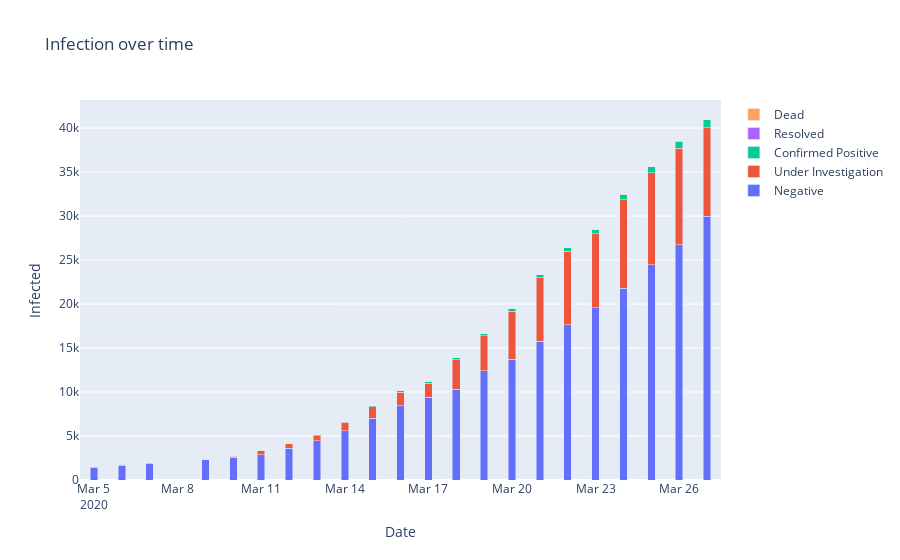

Source (notebook cell):
### Code cell
fig = go.Figure(data=[
    go.Bar(name='Negative', x=dates, y=negative),
    go.Bar(name='Under Investigation', x=dates, y=under),
    go.Bar(name='Confirmed Positive', x=dates, y=positive),
    go.Bar(name='Resolved', x=dates, y=resolved),
    go.Bar(name='Dead', x=dates, y=dead),
])
fig.update_layout(
    title_text='Infection over time', # title of plot
    xaxis_title_text='Date', # xaxis label
    yaxis_title_text='Infected', # yaxis label
    bargap=0.7, # gap between bars of adjacent location coordinates
    bargroupgap=0.1 # gap between bars of the same location coordinates
)
# Change the bar mode
fig.update_layout(barmode='stack')
fig.show()

with open('../plotly/ontario_infection.json', 'w') as f:
    f.write(fig.to_json())

### Figure 1 — Plotly figure (JSON) as saved in the notebook; plotly's stock layout.template omitted (floating-point values rounded to 4 significant figures)
{"data": [{"name": "Negative", "type": "bar", "x": ["2020-03-05", "2020-03-06", "2020-03-07", "2020-03-09", "2020-03-10", "2020-03-11", "2020-03-12", "2020-03-13", "2020-03-14", "2020-03-15", "2020-03-16", "2020-03-17", "2020-03-18", "2020-03-19", "2020-03-20", "2020-03-21", "2020-03-22", "2020-03-23", "2020-03-24", "2020-03-25", "2020-03-26", "2020-03-27"], "y": [1466, 1665, 1918, 2347, 2599, 2888, 3590, 4470, 5606, 7004, 8464, 9415, 10305, 12421, 13718, 15768, 17634, 19586, 21795, 24458, 26727, 29967]}, {"name": "Under Investigation", "type": "bar", "x": ["2020-03-05", "2020-03-06", "2020-03-07", "2020-03-09", "2020-03-10", "2020-03-11", "2020-03-12", "2020-03-13", "2020-03-14", "2020-03-15", "2020-03-16", "2020-03-17", "2020-03-18", "2020-03-19", "2020-03-20", "2020-03-21", "2020-03-22", "2020-03-23", "2020-03-24", "2020-03-25", "2020-03-26", "2020-03-27"], "y": [78, 72, 36, 22, 112, 465, 536, 580, 939, 1316, 1537, 1567, 3378, 3971, 5475, 7239, 8361, 8417, 10074, 10489, 10965, 10074]}, {"name": "Confirmed Positive", "type": "bar", "x": ["2020-03-05", "2020-03-06", "2020-03-07", "2020-03-09", "2020-03-10", "2020-03-11", "2020-03-12", "2020-03-13", "2020-03-14", "2020-03-15", "2020-03-16", "2020-03-17", "2020-03-18", "2020-03-19", "2020-03-20", "2020-03-21", "2020-03-22", "2020-03-23", "2020-03-24", "2020-03-25", "2020-03-26", "2020-03-27"], "y": [18, 22, 24, 31, 31, 37, 54, 74, 98, 140, 172, 183, 208, 251, 311, 368, 413, 489, 572, 667, 835, 967]}, {"name": "Resolved", "type": "bar", "x": ["2020-03-05", "2020-03-06", "2020-03-07", "2020-03-09", "2020-03-10", "2020-03-11", "2020-03-12", "2020-03-13", "2020-03-14", "2020-03-15", "2020-03-16", "2020-03-17", "2020-03-18", "2020-03-19", "2020-03-20", "2020-03-21", "2020-03-22", "2020-03-23", "2020-03-24", "2020-03-25", "2020-03-26", "2020-03-27"], "y": [4, 4, 4, 4, 5, 5, 5, 5, 5, 5, 5, 5, 5, 5, 5, 6, 8, 8, 8, 8, 8, 8]}, {"name": "Dead", "type": "bar", "x": ["2020-03-05", "2020-03-06", "2020-03-07", "2020-03-09", "2020-03-10", "2020-03-11", "2020-03-12", "2020-03-13", "2020-03-14", "2020-03-15", "2020-03-16", "2020-03-17", "2020-03-18", "2020-03-19", "2020-03-20", "2020-03-21", "2020-03-22", "2020-03-23", "2020-03-24", "2020-03-25", "2020-03-26", "2020-03-27"], "y": [0, 0, 0, 0, 0, 0, 0, 0, 0, 0, 0, 1, 1, 2, 2, 3, 3, 6, 8, 13, 15, 18]}], "layout": {"bargap": 0.7, "bargroupgap": 0.1, "barmode": "stack", "title": {"text": "Infection over time"}, "xaxis": {"title": {"text": "Date"}}, "yaxis": {"title": {"text": "Infected"}}}}
